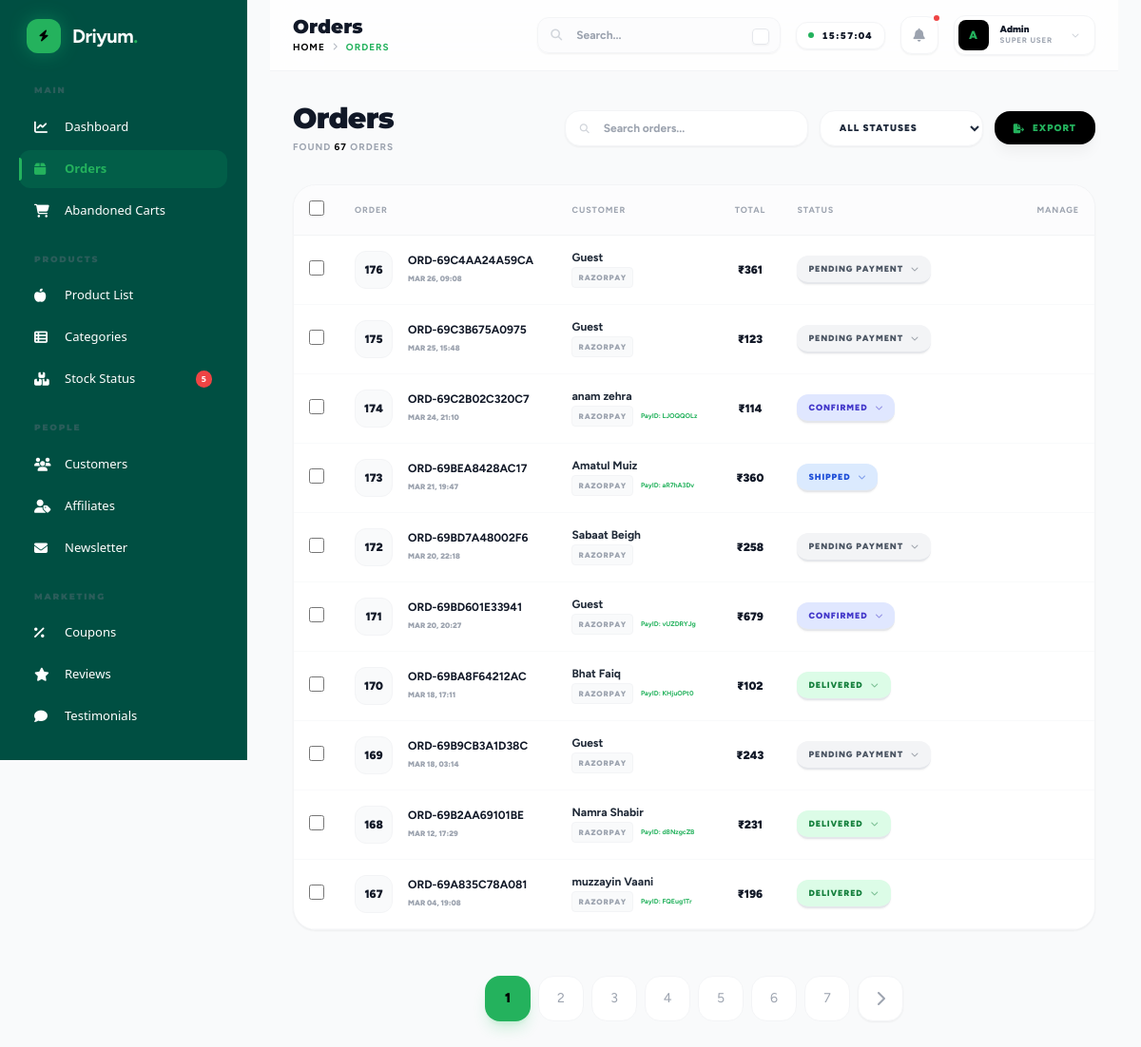
The app's page /admin/orders.php (signed in) with its own data.
### tables this page shows
CREATE TABLE `orders` (
  `id` int(11) NOT NULL,
  `order_number` varchar(50) NOT NULL,
  `user_id` int(11) DEFAULT NULL,
  `affiliate_id` int(11) DEFAULT NULL,
  `subtotal` decimal(10,2) NOT NULL,
  `discount` decimal(10,2) DEFAULT 0.00,
  `shipping_cost` decimal(10,2) DEFAULT 0.00,
  `total` decimal(10,2) NOT NULL,
  `affiliate_commission` decimal(10,2) DEFAULT 0.00,
  `payment_method` varchar(50) NOT NULL,
  `payment_status` varchar(50) DEFAULT 'pending',
  `razorpay_payment_id` varchar(255) DEFAULT NULL,
  `order_status` varchar(50) DEFAULT 'pending',
  `shipping_address` text NOT NULL,
  `tracking_number` varchar(100) DEFAULT NULL,
  `tracking_note` text DEFAULT NULL,
  `dispatch_date` datetime DEFAULT NULL,
  `shipping_method_id` int(11) DEFAULT NULL,
  `shipping_zone_id` int(11) DEFAULT NULL,
  `notes` text DEFAULT NULL,
  `created_at` timestamp NOT NULL DEFAULT current_timestamp(),
  `updated_at` timestamp NOT NULL DEFAULT current_timestamp() ON UPDATE current_timestamp()
);

CREATE TABLE `users` (
  `id` int(11) NOT NULL,
  `name` varchar(255) NOT NULL,
  `email` varchar(255) NOT NULL,
  `phone` varchar(20) DEFAULT NULL,
  `password` varchar(255) NOT NULL,
  `is_admin` tinyint(1) DEFAULT 0,
  `is_active` tinyint(1) DEFAULT 1,
  `created_at` timestamp NOT NULL DEFAULT current_timestamp(),
  `updated_at` timestamp NOT NULL DEFAULT current_timestamp() ON UPDATE current_timestamp()
);

### config/database.php (called while the page is built, shortened)
<?php
function get_db_connection() {
    static $conn = null;
    if ($conn === null) {
        $conn = @mysqli_connect(DB_HOST, DB_USER, DB_PASS, DB_NAME);
        mysqli_set_charset($conn, "utf8mb4");
        mysqli_query($conn, "SET time_zone = '+05:30'");
    }
    return $conn;
}
function execute_query($sql, $params = []) {
    $conn = get_db_connection();
    if (!empty($params)) {
        $stmt = mysqli_prepare($conn, $sql);
        if ($stmt) {
            $types = '';
            $values = [];
            foreach ($params as $param) {
                if (is_int($param)) {
                    $types .= 'i';
                } elseif (is_double($param)) {
                    $types .= 'd';
                } else {
                    $types .= 's';
                }
                $values[] = $param;
            }
            mysqli_stmt_bind_param($stmt, $types, ...$values);
            $result = mysqli_stmt_get_result($stmt);
            return $result;
        }
        return false;
    }
    return mysqli_query($conn, $sql);
}
function fetch_all($sql, $params = []) {
    $result = execute_query($sql, $params);
    if ($result) {
        $rows = [];
        while ($row = mysqli_fetch_assoc($result)) {
            $rows[] = $row;
        }
        return $rows;
    }
    return [];
}
function fetch_one($sql, $params = []) {
    $result = execute_query($sql, $params);
    if ($result) {
        return mysqli_fetch_assoc($result);
    }
    return null;
}

### admin/orders.php (the view, shortened to what this page needs)
<?php
require_once '../config/database.php';
require_once '../includes/functions.php';
?>
<?php include 'includes/header.php'; ?>
<?php
$search = sanitize_input($_GET['q'] ?? '');
$params = [];
$where_clause = "WHERE 1=1";
$query = "SELECT o.*, u.name as user_name FROM orders o LEFT JOIN users u ON o.user_id = u.id $where_clause ORDER BY o.created_at DESC";
$pagination = get_pagination_data($query, $params, 10);
$orders = $pagination['records'];
?>
<div class="mb-8 flex flex-col md:flex-row justify-between items-start md:items-center gap-6 anim-up">
    <div>
        <h1 class="text-3xl font-black text-gray-900 crimson-pro tracking-tight">Orders</h1>
        <p class="text-[10px] font-bold text-gray-400 uppercase tracking-widest mt-1">Found <span class="text-black"><?php echo $pagination['total_records']; ?></span> orders</p>
    </div>
    <div class="flex flex-col sm:flex-row items-stretch sm:items-center gap-3 w-full md:w-auto">
        <form class="flex flex-col sm:flex-row gap-3 w-full">
            <div class="relative group flex-1 md:w-64">
                <input type="text" name="q" value="<?php echo htmlspecialchars($search); ?>" placeholder="Search orders..." class="w-full bg-white border border-gray-100 focus:border-[#24B25D] rounded-2xl pl-10 pr-4 py-2.5 text-xs font-bold transition-all outline-none shadow-sm">
                <i class="fas fa-search absolute left-4 top-1/2 -translate-y-1/2 text-gray-300 group-focus-within:text-[#24B25D] transition-colors text-[10px]"></i>
            </div>
            <select name="status_filter" onchange="this.form.submit()" class="bg-white border border-gray-100 rounded-2xl px-4 py-2.5 text-[10px] font-black uppercase tracking-widest outline-none focus:border-[#24B25D] shadow-sm">
                <option value="">All Statuses</option>
            </select>
        </form>
        <button onclick="exportOrders()" class="flex-1 sm:flex-none bg-black text-[#24B25D] px-5 py-2.5 rounded-2xl text-[10px] font-black uppercase tracking-widest hover:scale-105 active:scale-95 transition-all shadow-lg shadow-black/5 flex items-center justify-center gap-2">
            <i class="fas fa-file-export"></i> Export
        </button>
    </div>
</div>
<div class="bg-white rounded-3xl shadow-sm border border-gray-100 overflow-hidden anim-up">
    <div class="overflow-x-auto">
        <table class="w-full text-left border-collapse">
            <thead>
                <tr class="text-gray-400 text-[9px] uppercase font-black bg-gray-50/50 border-b border-gray-100 tracking-widest">
                    <th class="p-4 w-12 text-center">
                        <input type="checkbox" id="select-all" class="w-4 h-4 rounded border-gray-200 text-[#24B25D] focus:ring-[#24B25D] cursor-pointer shadow-sm">
                    </th>
                    <th class="p-4">Order</th>
                    <th class="p-4">Customer</th>
                    <th class="p-4 text-center">Total</th>
                    <th class="p-4">Status</th>
                    <th class="p-4 text-right">Manage</th>
                </tr>
            </thead>
            <tbody class="text-xs text-gray-600">
                <?php foreach ($orders as $o): ?>
                <tr class="border-b border-gray-50 hover:bg-gray-50/50 transition-all group">
                    <td class="p-4 text-center">
                        <input type="checkbox" class="order-checkbox w-4 h-4 rounded border-gray-200 text-[#24B25D] focus:ring-[#24B25D] cursor-pointer" value="<?php echo $o['id']; ?>">
                    </td>
                    <td class="p-4">
                        <div class="flex items-center gap-4">
                            <div class="w-10 h-10 bg-gray-50 rounded-xl flex items-center justify-center text-gray-900 font-black text-xs border border-gray-100 group-hover:bg-black group-hover:text-[#24B25D] transition-colors">
                                <?php echo $o['id']; ?>
                            </div>
                            <div>
                                <span class="font-bold text-gray-900 block leading-tight mb-0.5"><?php echo $o['order_number']; ?></span>
                                <span class="text-[8px] font-black text-gray-400 uppercase"><?php echo date('M d, H:i', strtotime($o['created_at'])); ?></span>
                            </div>
                        </div>
                    </td>
                    <td class="p-4">
                        <div class="font-bold text-gray-800 leading-tight mb-0.5"><?php echo $o['user_name'] ?: 'Guest'; ?></div>
                        <div class="flex items-center gap-2">
                            <span class="text-[8px] font-black text-gray-400 uppercase tracking-widest px-1.5 py-0.5 bg-gray-50 rounded border border-gray-100"><?php echo $o['payment_method']; ?></span>
                            <?php if(!empty($o['razorpay_payment_id'])): ?>
                                <span class="text-[7px] font-bold text-[#24B25D]">PayID: <?php echo substr($o['razorpay_payment_id'], -8); ?></span>
                            <?php endif; ?>
                        </div>
                    </td>
                    <td class="p-4 text-center font-black text-gray-900">
                        ₹<?php echo number_format($o['total'], 0); ?>
                    </td>
                    <td class="p-4">
                        <div class="relative inline-block status-dropdown-container">
                            <button onclick="toggleStatusDropdown(this, event)" class="status-btn px-3 py-1.5 rounded-xl text-[9px] font-black uppercase tracking-widest flex items-center gap-2 shadow-sm transition-all hover:scale-105 active:scale-95 border-b-2
                                <?php echo get_status_color($o['order_status']); ?>
                            ">
                                <?php echo str_replace('_', ' ', $o['order_status']); ?>
                                <i class="fas fa-chevron-down opacity-50 text-[8px] transition-transform duration-300"></i>
                            </button>
                        </div>
                    </td>
                    <td class="p-4 text-right">
                    </td>
                </tr>
                <?php endforeach; ?>
            </tbody>
        </table>
    </div>
</div>
<?php echo render_pagination($pagination['total_pages'], $pagination['current_page']); ?>
<?php include 'includes/footer.php'; ?>

### assets/css/chunky.css (style rules this page uses)
:root { --color-bg: #FFFEDC; --color-primary: #24B25D; --color-primary-dark: #17775D; --color-text: #111827; --color-bg-card: #ffffff; --shadow-chunk: 0 8px 0 rgba(0, 0, 0, 0.05), 0 12px 24px rgba(0, 0, 0, 0.1); --shadow-float: 0 10px 30px -5px rgba(25, 220, 126, 0.3); --font-heading: 'Montserrat', sans-serif; --font-body: 'Figtree', sans-serif; --font-cute: 'Delius', cursive; --radius-l: 24px; --radius-xl: 40px; --radius-pill: 100px; }
.anim-up { animation: anim-up 0.6s cubic-bezier(0.34, 1.56, 0.64, 1) forwards; }
body { background-color: var(--color-bg); color: var(--color-text); font-family: var(--font-body); -webkit-font-smoothing: antialiased; overflow-x: clip; }
h1, h2, h3, h4, h5, h6 { font-family: var(--font-heading); }
:root { --heading-clamp: clamp(2.5rem, 8vw, 6rem); --subheading-clamp: clamp(1.25rem, 3vw, 2.5rem); }

### admin/includes/header.php (style rules this page uses)
body { font-family: 'Figtree', sans-serif; background-color: #fcfdfe; color: #1e293b; }
.crimson-pro { font-family: 'Montserrat', sans-serif; }
.anim-up { animation: slideIn 0.3s ease-out forwards; }

### records on screen
orders: id "176", order_number "ORD-69C4AA24A59CA", created_at "MAR 26, 09:08", user_name "Guest", payment_method "RAZORPAY", total "361", order_status "PENDING PAYMENT"
orders: id "175", order_number "ORD-69C3B675A0975", created_at "MAR 25, 15:48", user_name "Guest", payment_method "RAZORPAY", total "123", order_status "PENDING PAYMENT"
orders: id "174", order_number "ORD-69C2B02C320C7", created_at "MAR 24, 21:10", user.name "anam zehra", payment_method "RAZORPAY", razorpay_payment "LJOQQOLz", total "114", order_status "CONFIRMED"
orders: id "173", order_number "ORD-69BEA8428AC17", created_at "MAR 21, 19:47", user.name "Amatul Muiz", payment_method "RAZORPAY", razorpay_payment "aR7hA3Dv", total "360", order_status "SHIPPED"
orders: id "172", order_number "ORD-69BD7A48002F6", created_at "MAR 20, 22:18", user.name "Sabaat Beigh", payment_method "RAZORPAY", total "258", order_status "PENDING PAYMENT"
orders: id "171", order_number "ORD-69BD601E33941", created_at "MAR 20, 20:27", user_name "Guest", payment_method "RAZORPAY", razorpay_payment "vUZDRYJg", total "679", order_status "CONFIRMED"
orders: id "170", order_number "ORD-69BA8F64212AC", created_at "MAR 18, 17:11", user.name "Bhat Faiq", payment_method "RAZORPAY", razorpay_payment "KHjuOPt0", total "102", order_status "DELIVERED"
orders: id "169", order_number "ORD-69B9CB3A1D38C", created_at "MAR 18, 03:14", user_name "Guest", payment_method "RAZORPAY", total "243", order_status "PENDING PAYMENT"
orders: id "168", order_number "ORD-69B2AA69101BE", created_at "MAR 12, 17:29", user.name "Namra Shabir", payment_method "RAZORPAY", razorpay_payment "d8NzgcZB", total "231", order_status "DELIVERED"
orders: id "167", order_number "ORD-69A835C78A081", created_at "MAR 04, 19:08", user.name "muzzayin Vaani", payment_method "RAZORPAY", razorpay_payment "FQEug1Tr", total "196", order_status "DELIVERED"

### other values on screen
$low_stock_count "5"
$page_titles[$curr_page] "Orders"
$page_titles[$curr_page] "ORDERS"
$pagination['total_records'] "67"
